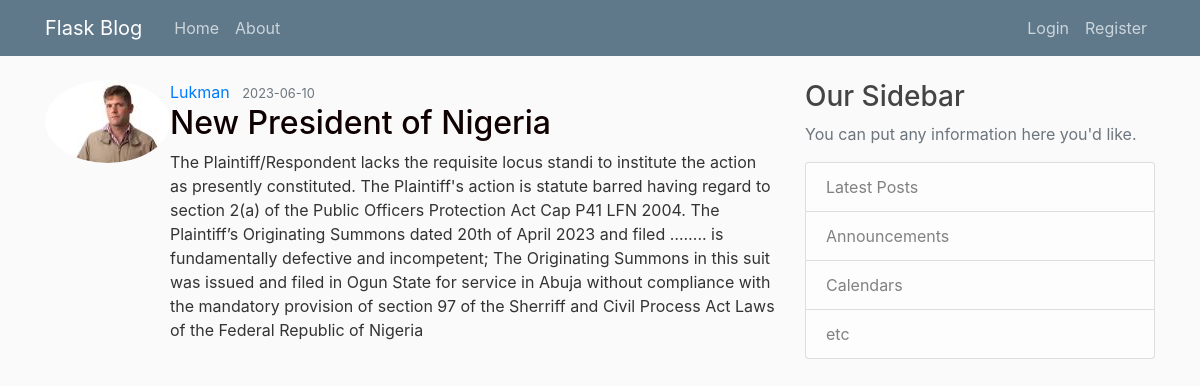
/post/1, run on the app's committed database.
### flaskblog/models.py (models this page shows, shortened)
class User(db.Model, UserMixin):
    id = db.Column(db.Integer, primary_key=True)
    username = db.Column(db.String(20), unique=True, nullable=False)
    email = db.Column(db.String(120), unique=True, nullable=False)
    image_file = db.Column(db.String(20), nullable=False, default='default.jpg')
    password = db.Column(db.String(60), nullable=False)
    posts = db.relationship('Post', backref='author', lazy=True)

class Post(db.Model):
    id = db.Column(db.Integer, primary_key=True)
    title = db.Column(db.String(100), nullable=False)
    date_posted = db.Column(db.DateTime, nullable=False, default=datetime.utcnow)
    content = db.Column(db.Text, nullable=False)
    user_id = db.Column(db.Integer, db.ForeignKey('user.id'), nullable=False)

### flaskblog/posts/routes.py (the view)
@posts.route('/post/<int:post_id>')
def post(post_id):
    post = Post.query.get_or_404(post_id)
    return render_template('post.html', title=post.title, post=post)

### flaskblog/templates/post.html (shortened to what this page needs)
{% extends 'layout.html' %}
{% block content %}
<article class="media content-section">
    <img class="rounded-circle article-img" src="{{ url_for('static', filename='profile_pics/'
     + post.author.image_file) }}">
<div class="mdeia-body">
   <div class="article-metadata">
   <a href="{{ url_for('posts.user_posts', username=post.author.username) }}" class="mr-2">{{ post.author.username }}</a>
   <small class="text-muted">{{ post.date_posted.strftime('%Y-%m-%d') }}</small>
</div>
<h2 class="article-title">{{ post.title }}</h2>
<p class="article-content">{{ post.content }}</p>
</div>
</article>
{% endblock %}

### flaskblog/static/css/main.css (style rules this page uses)
body { background: #fafafa; color: #333333; margin-top: 5rem; }
h1, h2, h3, h4, h5, h6 { color: #444444; }
:root { --main-green: #79dd09; --main-green-rgb-015: rgba(121, 221, 9, 0.1); --main-yellow: #bdbb49; --main-yellow-rgb-015: rgba(189, 187, 73, 0.1); --main-red: #bd150b; --main-red-rgb-015: rgba(189, 21, 11, 0.1); --main-blue: #0076bd; --main-blue-rgb-015: rgba(0, 118, 189, 0.1); }
.article-title { color: #0f0101; }

### data on the page
User: image_file (picture), author.username "Lukman"
Post: date_posted "2023-06-10", title "New President of Nigeria", content "The Plaintiff/Respondent lacks the requisite locus standi to institute the action as presently constituted. The Plaintiff's action is statute barred having regard to section 2(a) of the Public Officers Protection Act Cap P41 LFN 2004. The Plaintiff’s Originating Summons dated 20th of April 2023 and filed …….. is fundamentally defective and incompetent; The Originating Summons in this suit was issued and filed in Ogun State for service in Abuja without compliance with the mandatory provision of section 97 of the Sherriff and Civil Process Act Laws of the Federal Republic of Nigeria"
